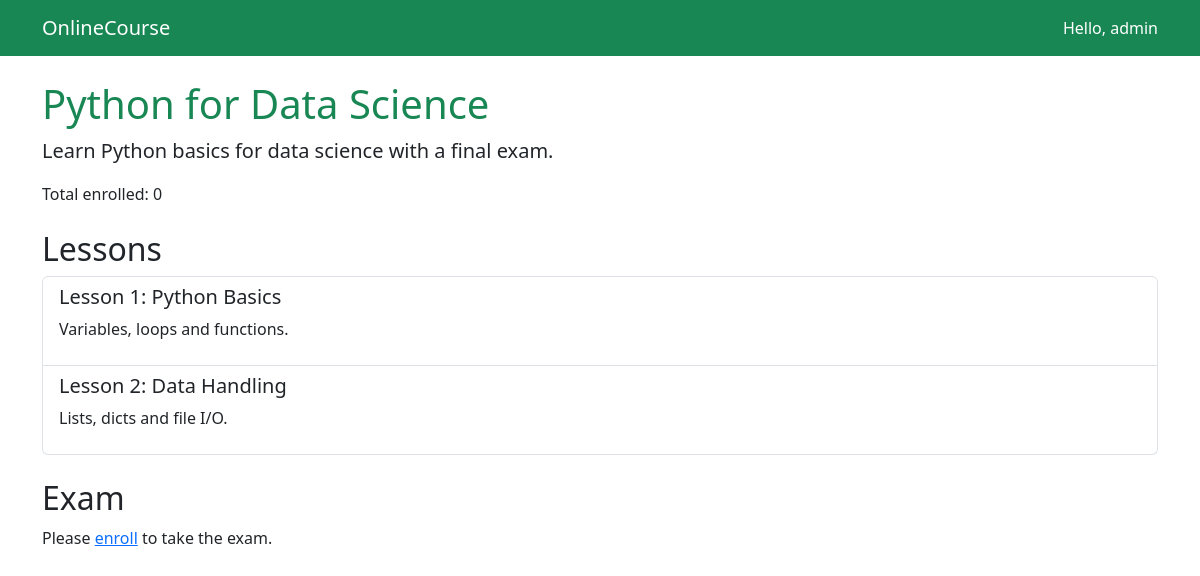
The app's page /onlinecourse/course/1/ (signed in) with its own data.
### onlinecourse/models.py (models this page shows, shortened)
class Course(models.Model):
    name = models.CharField(max_length=100, default='Online Course')
    description = models.CharField(max_length=500, default='Course description')
    pub_date = models.DateField(default=now)
    total_enrollment = models.IntegerField(default=0)

class Lesson(models.Model):
    course = models.ForeignKey(Course, on_delete=models.CASCADE)
    title = models.CharField(max_length=200, default='Lesson')
    content = models.TextField(default='Lesson content')
    order = models.IntegerField(default=0)

### onlinecourse/views.py (the view)
# urls.py: path('course/<int:course_id>/', views.course_details, name='course_details'),
def course_details(request, course_id):
    course = get_object_or_404(Course, pk=course_id)
    lessons = course.lesson_set.order_by('order')
    questions = course.question_set.all()
    enrolled = False
    if request.user.is_authenticated:
        enrolled = Learner.objects.filter(
            user=request.user
        ).exists()
    context = {
        'course': course,
        'lessons': lessons,
        'questions': questions,
        'enrolled': enrolled,
    }
    return render(request, 'onlinecourse/course_details_bootstrap.html', context)

### onlinecourse/templates/onlinecourse/course_details_bootstrap.html (shortened to what this page needs)
<!DOCTYPE html>
<html lang="en">
<head>
  <link href="https://cdn.jsdelivr.net/npm/bootstrap@5.3.3/dist/css/bootstrap.min.css" rel="stylesheet" />
</head>
<body>
  <nav class="navbar navbar-dark bg-success">
    <div class="container">
      <a class="navbar-brand" href="#">OnlineCourse</a>
      <span class="navbar-text text-white">
        {% if user.is_authenticated %}Hello, {{ user.username }}{% else %}Welcome, guest{% endif %}
      </span>
    </div>
  </nav>
  <div class="container mt-4">
    <h1 class="text-success">{{ course.name }}</h1>
    <p class="lead">{{ course.description }}</p>
    <p>Total enrolled: {{ course.total_enrollment }}</p>
    <h2 class="mt-4">Lessons</h2>
    <div class="list-group">
      {% for lesson in lessons %}
      <div class="list-group-item">
        <h5>Lesson {{ lesson.order }}: {{ lesson.title }}</h5>
        <p>{{ lesson.content }}</p>
      </div>
      {% empty %}
      <div class="list-group-item">No lessons yet.</div>
      {% endfor %}
    </div>
    <h2 class="mt-4">Exam</h2>
    {% if enrolled %}
    <form action="{% url 'onlinecourse:submit' course.id %}" method="post">
      {% csrf_token %}
      {% for question in questions %}
      <div class="card my-3">
        <div class="card-header">{{ question.content }} ({{ question.question_grade }} marks)</div>
        <div class="card-body">
          {% for choice in question.choice_set.all %}
          <div class="form-check">
            <input class="form-check-input" type="checkbox" name="choice_{{ question.id }}"
                   value="{{ choice.id }}" id="choice{{ choice.id }}" />
            <label class="form-check-label" for="choice{{ choice.id }}">{{ choice.content }}</label>
          </div>
          {% endfor %}
        </div>
      </div>
      {% endfor %}
      <button type="submit" class="btn btn-success">Submit Exam</button>
    </form>
    {% else %}
    <p>Please <a href="{% url 'onlinecourse:enroll' course.id %}">enroll</a> to take the exam.</p>
    {% endif %}
  </div>
</body>
</html>

### records on screen
Course: name "Python for Data Science", description "Learn Python basics for data science with a final exam.", total_enrollment "0"
Lesson: order "1", title "Python Basics", content "Variables, loops and functions."
Lesson: order "2", title "Data Handling", content "Lists, dicts and file I/O."

### other values on screen
{{ user.username }} "admin"
